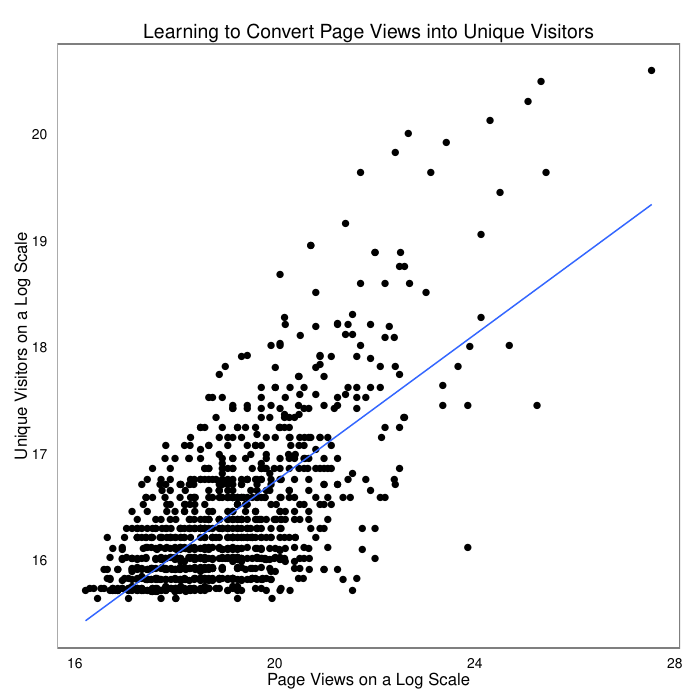

The R source for this figure:
sites <- read.csv("sites.tsv", sep = "\t")

p <- ggplot(sites, aes(x = log(PageViews), y = log(UniqueVisitors))) +
  geom_point(size = 2.5) +
  geom_smooth(method = "lm", se = FALSE) +
  xlab("Page Views on a Log Scale") +
  ylab("Unique Visitors on a Log Scale") +
  theme_bw() +
  theme(panel.grid.major = element_blank()) +
  theme(panel.grid.minor = element_blank()) +
  theme(panel.background = element_blank()) +
  theme(axis.ticks = element_blank()) +
  ggtitle("Learning to Convert Page Views into Unique Visitors")
print(p)
ggsave("sites.pdf", height = 7, width = 7)
